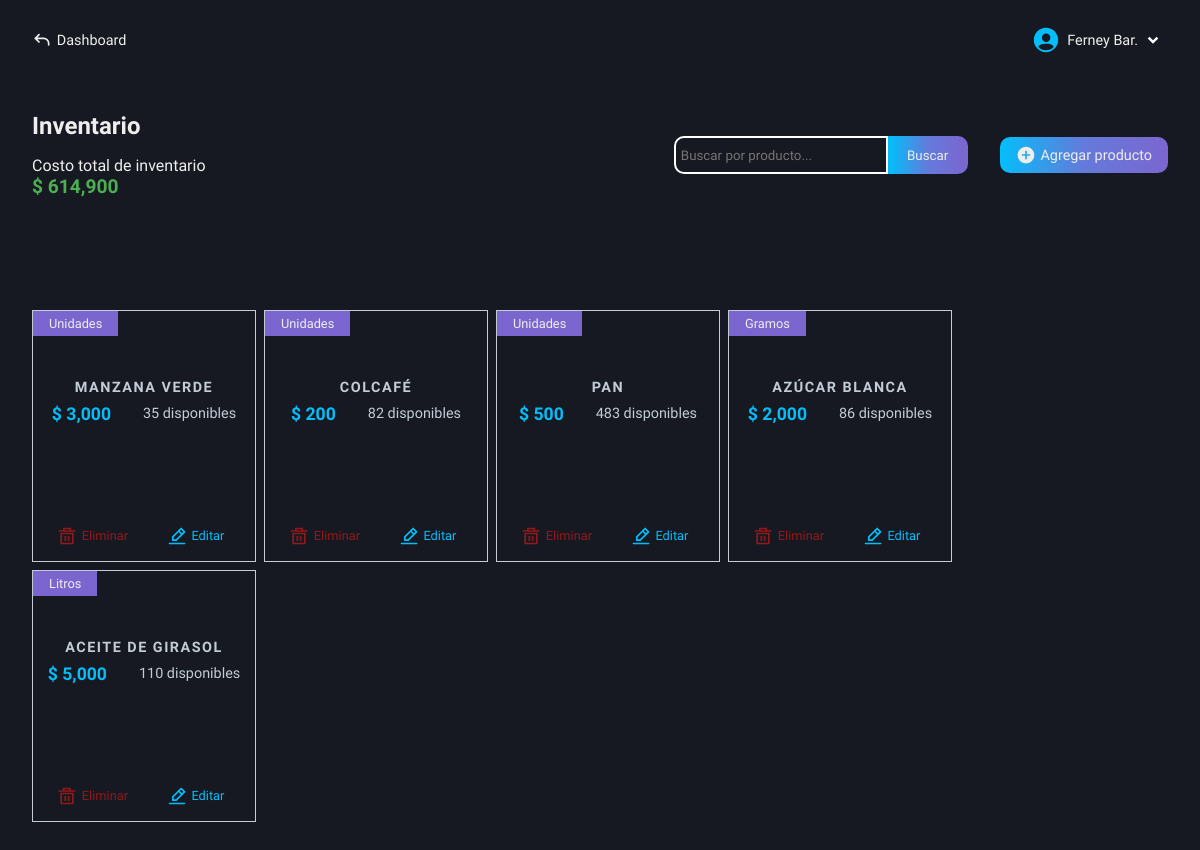
The app's page /roles/store/inventory/admin-inventory.php (signed in), older data.
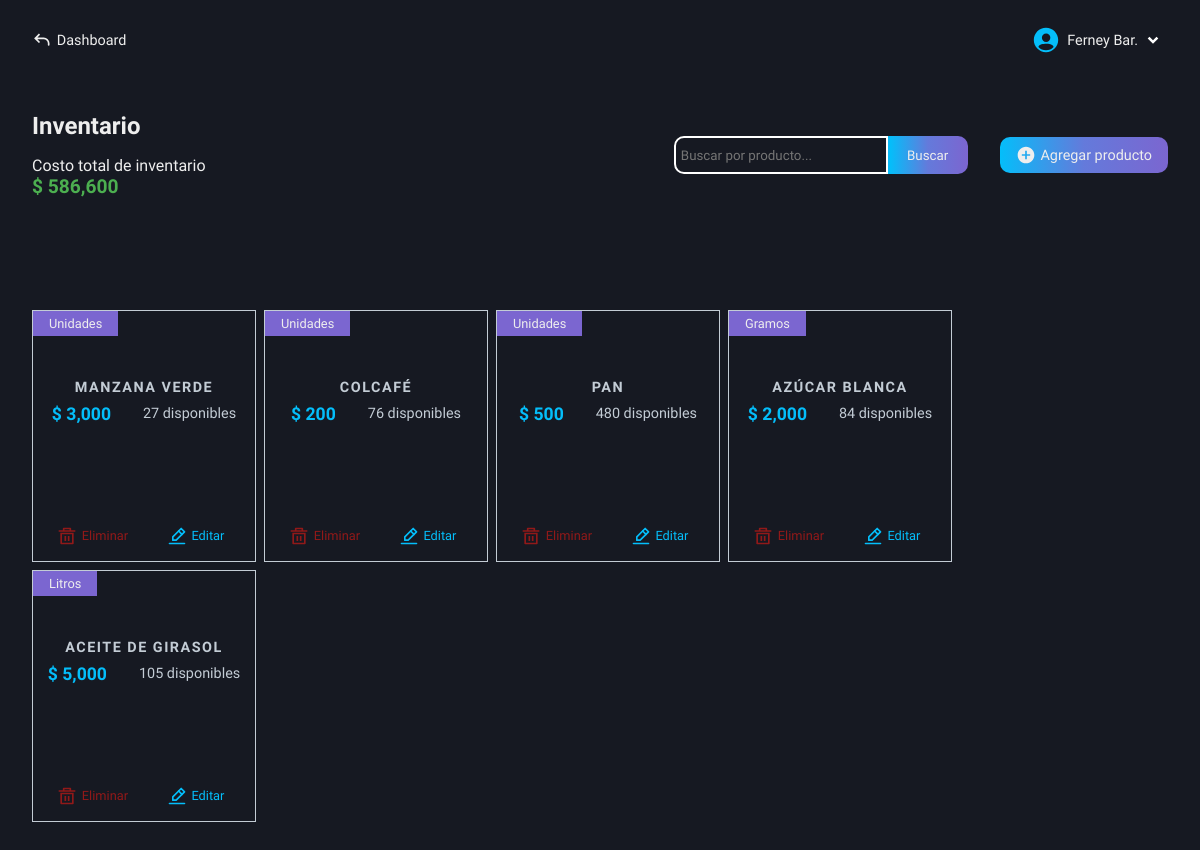
The same page, newer data.
### tables this page shows
CREATE TABLE `users` (
  `id` int(11) NOT NULL AUTO_INCREMENT,
  `name` varchar(100) NOT NULL,
  `lastname` varchar(100) NOT NULL,
  `email` varchar(100) NOT NULL,
  `phone_number` varchar(100) NOT NULL,
  `pass` varchar(100) NOT NULL,
  `name_business` varchar(100) NOT NULL,
  `role` varchar(100) NOT NULL,
  PRIMARY KEY (`id`)
);

CREATE TABLE `inventory_products` (
  `id` int(11) NOT NULL AUTO_INCREMENT,
  `id_category` int(11) NOT NULL,
  `product_name` varchar(100) NOT NULL,
  `supplier` varchar(100) NOT NULL,
  `purchase_price` decimal(50,0) NOT NULL,
  `sale_price` decimal(50,0) NOT NULL,
  `stock_quantity` int(11) NOT NULL,
  `product_description` varchar(500) NOT NULL,
  `unit_measure` varchar(100) NOT NULL,
  `entry_date` date NOT NULL,
  PRIMARY KEY (`id`)
);

### roles/store/inventory/admin-inventory.php (the view, shortened to what this page needs)
<!DOCTYPE html>
<html lang="en">
<head>
    <link rel="stylesheet" href="../../../css/store/admin-inventory.css">
    <link rel="stylesheet" href="../../../css/store/base-autocomplete.css">
    <link rel="stylesheet" href="https://code.jquery.com/ui/1.12.1/themes/base/jquery-ui.css">
    <?php
        include("../../../conexion.php");
        if (isset($_SESSION['user_id'])) {
            $id_user = $_SESSION['user_id'];
        } else {
            header("Location: ../../../index.php");
            exit();
        }
    ?>
</head>
<body>
    <main class="main">
        <nav class="nav-dash">
            <a href="../../dashboard-store.php" class="go-dash">
                <svg xmlns="http://www.w3.org/2000/svg" width="20" height="20" viewBox="0 0 24 24"><path fill="#eee" d="m4 10l-.707.707L2.586 10l.707-.707zm17 8a1 1 0 1 1-2 0zM8.293 15.707l-5-5l1.414-1.414l5 5zm-5-6.414l5-5l1.414 1.414l-5 5zM4 9h10v2H4zm17 7v2h-2v-2zm-7-7a7 7 0 0 1 7 7h-2a5 5 0 0 0-5-5z"/></svg>
                <p>Dashboard</p>
            </a>
            <div class="user-modal">
                <div class="username">
                    <div class="name-down">
                        <?php
                            $queryData = "SELECT name, lastname FROM users WHERE id = $id_user";
                            $result = mysqli_query($conexion, $queryData);
                            $rowData = mysqli_fetch_assoc($result);
                            echo "<p class='name'>" . $rowData['name'] . ' ' . substr($rowData['lastname'], 0, 3) . ".</p>";
                        ?>
                        <img src="../../../svg/down-arrow.svg" alt="">
                    </div>
                </div>
            </div>
        </nav>
        <section class="info-table-product" id="hidden-modal">
            <div class="table-products">
                <div class="tlt-search-add">
                    <div class="tlt-cost">
                        <h2 class="tlt-function">Inventario</h2>
                        <div class="total-cost">
                            <p>Costo total de inventario</p>
                            <?php
                                $query = "SELECT SUM(purchase_price * stock_quantity) AS total_cost FROM inventory_products";
                                $result = mysqli_query($conexion, $query);
                                $row = mysqli_fetch_array($result);
                                if($row['total_cost'] === NULL){
                                    echo "<p>$ 0</p>";
                                } else {
                                    echo "<p>$ " . number_format($row['total_cost'], 0) . "</p>";
                                }
                            ?>
                        </div>
                    </div>
                    <div class="search-add">
                        <form action="functions/search-product.php" method="POST" class="form-search">
                            <input type="text" name="search" class="input-search b-col-fcs-val" id="search" placeholder="Buscar por producto..." required>
                            <input type="submit" name="button-search" class="btn-search bg-btn" value="Buscar">
                        </form>
                        <a href="add-products.php" class="add bg-btn">
                            <svg xmlns="http://www.w3.org/2000/svg" width="20" height="20" viewBox="0 0 24 24"><path fill="#eee" d="M12 2C6.477 2 2 6.477 2 12s4.477 10 10 10s10-4.477 10-10S17.523 2 12 2m5 11h-4v4h-2v-4H7v-2h4V7h2v4h4z"/></svg>
                            <p>Agregar producto</p>
                        </a>
                    </div>
                </div>
                <div class="all-products">
                    <div class="content-cards">
                        <?php
                            $getProducts = "SELECT * FROM inventory_products";
                            $resultProducts = mysqli_query($conexion, $getProducts);
                            if($resultProducts -> num_rows > 0){
                                while($row = mysqli_fetch_array($resultProducts)){
                                    $id = $row['id'];
                                    echo "<div class='card-product'>
                                            <div class='unit-info'>
                                                <p class='unit'>" . $row['unit_measure'] . "</p>
                                                <div class='info-product'>
                                                    <h3 class='product'>" . ucfirst($row['product_name']) . "</h3>
                                                    <div class='price-available'>
                                                        <p>$ " . number_format($row['sale_price'], 0) . "</p>
                                                        <p>" . $row['stock_quantity'] . " disponibles</p>
                                                    </div>
                                                </div>
                                            </div>
                                            <div class='actions'>
                                                <a href='functions/delete.php?id=$id'>
                                                    <img src='../../../svg/delete.svg' />
                                                    Eliminar
                                                </a>
                                                <a href='functions/get-data.php?id=$id'>
                                                    <img src='../../../svg/edit.svg' />
                                                    Editar
                                                </a>
                                            </div>
                                        </div>";
                                }
                            } else {
                                echo "<div class='not-product'><p>No tienes productos en tu inventario</p></div>";
                            }
                        ?>
                    </div>
                </div>
            </div>
        </section>
    </main>
</body>
</html>

### css/store/admin-inventory.css (style rules this page uses)
.main { display: grid; grid-template-columns: 1fr; grid-template-rows: 80px auto; height: 100vh; background-color: var(--color-dark-blue-gray); }
.info-table-product { grid-column: 1 / 2; grid-row: 2 / 3; padding: 2rem; box-sizing: border-box; background-color: var(--color-dark-blue-gray); }
.table-products { display: flex; flex-direction: column; gap: 3rem; }
.total-cost p:last-child { color: var(--color-dark-green); font-weight: 600; font-size: 1.2rem; }
.tlt-cost { display: flex; flex-direction: column; gap: 1rem; }
.tlt-search-add { display: flex; align-items: center; justify-content: space-between; }
.search-add { display: flex; align-items: center; gap: 2rem; }
.form-search { display: flex; }
.input-search { outline: none; padding: .2rem .3rem; height: 27px; border: 2px solid #fff; width: 200px; color: var(--color-light-black); border-top-left-radius: 10px; border-bottom-left-radius: 10px; background-color: transparent; color: var(--color-white); }
.btn-search { width: 80px; height: auto; padding: .45rem 0; border: 2px solid transparent; border-top-right-radius: 10px; border-bottom-right-radius: 10px; cursor: pointer; }
.add { display: flex; align-items: center; gap: .3rem; padding: .5rem 1rem; border-radius: 10px; font-size: .9rem; text-decoration: none; }
.all-products { height: auto; margin-top: 4rem; }
.content-cards { display: flex; align-items: center; justify-content: left; flex-wrap: wrap; gap: .5rem; }
.card-product { display: flex; flex-direction: column; align-items: stretch; justify-content: space-between; height: 250px; width: 222px; border: 1px groove var(--color-light-gray); }
.unit-info { height: 45%; display: flex; flex-direction: column; justify-content: space-between; align-items: center; padding: 0 0 1rem 0; }
.unit-info .unit { width: auto; padding: .3rem 1rem; background-color: var(--color-amethyst); font-size: .8rem; align-self: baseline; }
.price-available { display: flex; align-items: center; justify-content: center; gap: 2rem; width: 100%; }
.info-product { display: flex; flex-direction: column; align-items: center; gap: .5rem; }
.info-product .product { font-size: .9rem; letter-spacing: 1.5px; width: 190px; text-align: center; text-transform: uppercase; color: var(--color-light-gray); }
.info-product p:nth-child(1) { font-size: 1.1rem; font-weight: bold; color: var(--color-sky-blue); }
.price-available p:last-child { font-size: .9rem; font-weight: 300; color: var(--color-light-gray); }
.actions { padding: .7rem .5rem; display: flex; align-items: center; justify-content: center; }
.actions a { display: flex; align-items: center; justify-content: center; gap: .3rem; font-size: .8rem; text-decoration: none; }
.actions a:first-child { color: var(--color-dark-red); border: 1px solid transparent; width: 180px; padding: .2rem 0; border-radius: 10px; }
.actions a:last-child { color: var(--color-sky-blue); border: 1px solid transparent; width: 180px; padding: .2rem 0; border-radius: 10px; }

### css/base-nav-dash.css (style rules this page uses)
* { color: #eee; }
.nav-dash { grid-column: 1 / 2; grid-row: 1 / 2; display: flex; align-items: center; justify-content: space-between; padding: 0 2rem; box-sizing: border-box; user-select: none; }
.username { display: flex; align-items: center; gap: .4rem; cursor: pointer; }
.name-down { display: flex; align-items: center; }
.name-down .name { color: #eee; font-size: .9rem; }
.go-dash { display: flex; align-items: center; gap: .3rem; text-decoration: none; }
.go-dash p { font-size: .9rem; color: #eee; }

### css/base-btn-bd.css (style rules this page uses)
.bg-btn { background: linear-gradient( 90deg, #04BEFA, #647adb, #7b66d0, #9554c9, #04BEFA ); background-size: 200%; animation: gradient-move 5s infinite; transition: transform 0.2s, box-shadow 0.2s; }

Row changes from the older to the newer data that the page shows:
changed inventory_products "MANZANA VERDE": stock_quantity "35" → "27"
changed inventory_products "COLCAFÉ": stock_quantity "82" → "76"
changed inventory_products "PAN": stock_quantity "483" → "480"
changed inventory_products "AZÚCAR BLANCA": stock_quantity "86" → "84"
changed inventory_products "ACEITE DE GIRASOL": stock_quantity "110" → "105"
Text that changed along with them:
$row['total_cost']: "614,900" → "586,600"
